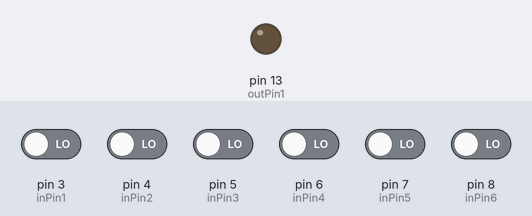
Bench run of a sketch on a simulated Arduino Uno, built with avr-gcc and run on an emulated ATmega328P. Shown: output pins drawn as LEDs (lit = HIGH). The inputs (shaded band) are chosen by the test bench; at power-on: pin 3 (inPin1), pin 4 (inPin2), pin 5 (inPin3), pin 6 (inPin4), pin 7 (inPin5), pin 8 (inPin6) LOW.

Above: at 1.2 s.
1.3 s: pin 3 (inPin1) driven HIGH
At 2.3 s:
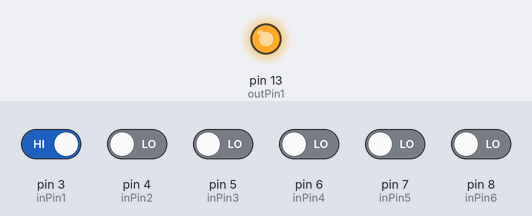
2.8 s: pin 3 (inPin1) driven LOW
At 3.4 s:
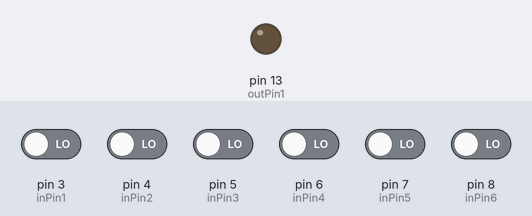
4.3 s: pin 4 (inPin2) driven HIGH
At 4.6 s:
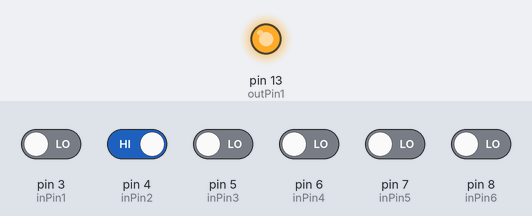
Timing chart, 0 to 7.3 s (numbered marks = the images above; inputs shaded):
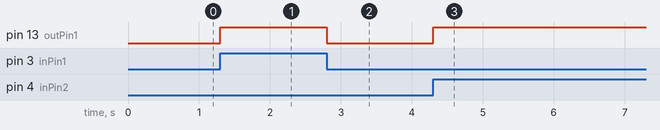

The sketch:

SchmitBoardTest.ino
```cpp
const int inPin1 = 3; //Button pins
const int inPin2 = 4; //**
const int inPin3 = 5;//**
const int inPin4 = 6;
const int inPin5 = 7;
const int inPin6 = 8;
const int outPin1 = 13;
 //End button pins

int counter = 0;

void setup() {
  pinMode(inPin1, INPUT);
  pinMode(inPin2, INPUT);
  pinMode(inPin3, INPUT);
  pinMode(inPin4, INPUT);
  pinMode(inPin5, INPUT);
  pinMode(inPin6, INPUT);
  pinMode(outPin1, OUTPUT);
  Serial.begin(9600);
}

void loop() {
  int pinRead1 = digitalRead(inPin1);
  int pinRead2 = digitalRead(inPin2);
  int pinRead3 = digitalRead(inPin3);
  int pinRead4 = digitalRead(inPin4);
  int pinRead5 = digitalRead(inPin5);
  int pinRead6 = digitalRead(inPin6);

if (pinRead1)
{
  digitalWrite(outPin1,HIGH);
}
else if (pinRead2)
{
  digitalWrite(outPin1, HIGH);
}
else if (pinRead3)
{
  digitalWrite(outPin1, HIGH);
}
else if (pinRead4)
{
  digitalWrite(outPin1, HIGH);
}
else if (pinRead5)
{
  digitalWrite(outPin1, HIGH);
}
else if (pinRead6)
{
  digitalWrite(outPin1, HIGH);
}
else {
digitalWrite(outPin1,LOW);
}
}
```

Measured:
- after the input at 1.3 s, pin 13 (outPin1): LOW → HIGH at once
- after the input at 2.8 s, pin 13 (outPin1): HIGH → LOW at once
- after the input at 4.3 s, pin 13 (outPin1): LOW → HIGH at once
